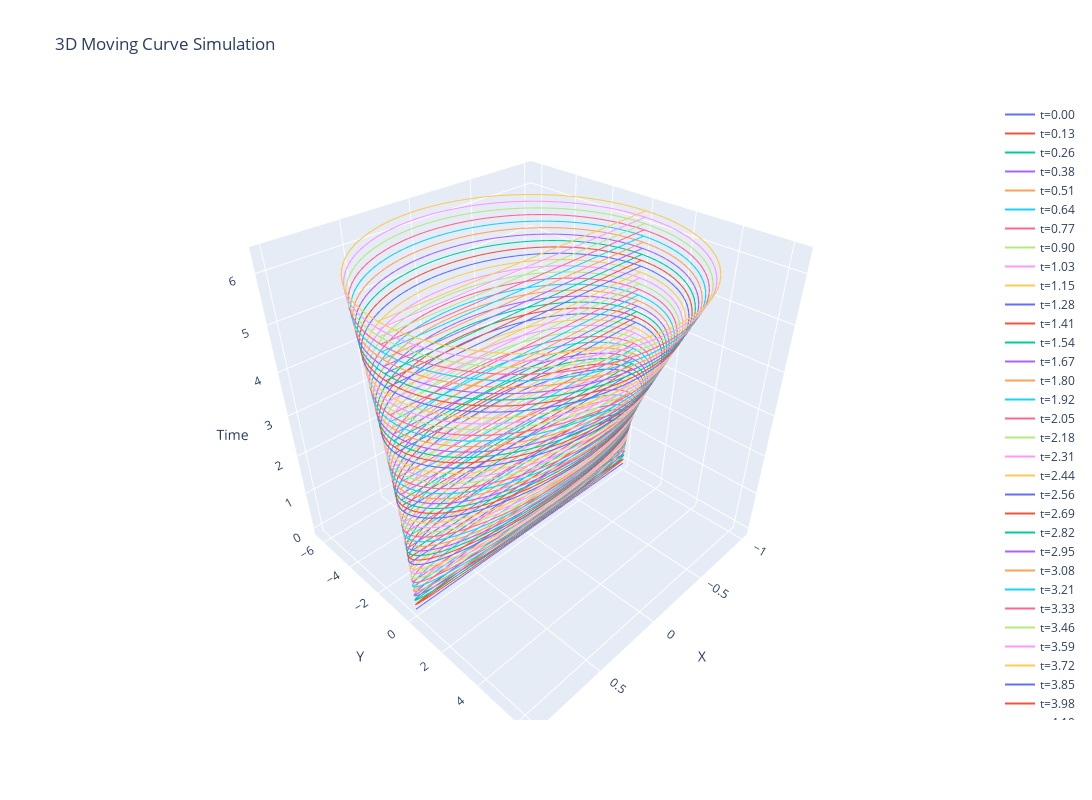

Notebook code cell kept with this figure:
### Code cell
import numpy as np
import plotly.graph_objs as go
import plotly.express as px
from plotly.subplots import make_subplots

# Parameters
N = 100  # Number of samples per frame
frames = 50  # Number of frames for the animation
t_values = np.linspace(0, 2*np.pi, frames)

# Create the figure
fig = make_subplots(rows=1, cols=1, specs=[[{'type': 'scatter3d'}]])

# Generate the frames
for t in t_values:
    tau = np.linspace(0, 1, N//2)
    x = np.concatenate([np.cos(2*np.pi*tau), -np.cos(2*np.pi*tau)])
    y = np.concatenate([t * np.sin(2*np.pi*tau), t * np.sin(2*np.pi*tau)])
    z = t * np.ones_like(x)

    scatter = go.Scatter3d(x=x, y=y, z=z, mode='lines', name=f't={t:.2f}', line=dict(width=2))
    fig.add_trace(scatter)

# Update the layout
fig.update_layout(
    scene=dict(
        xaxis_title='X',
        yaxis_title='Y',
        zaxis_title='Time'
    ),
    title='3D Moving Curve Simulation',
    width=1100,
    height=800
)

# Show the plot
fig.show()
